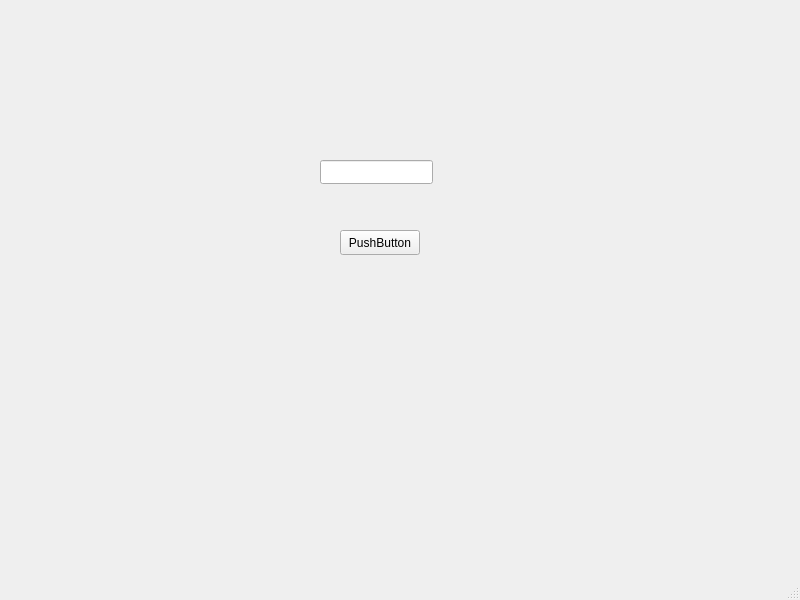
<?xml version="1.0" encoding="UTF-8"?>
<ui version="4.0">
 <class>Parser</class>
 <widget class="QMainWindow" name="Parser">
  <property name="geometry">
   <rect>
    <x>0</x>
    <y>0</y>
    <width>800</width>
    <height>600</height>
   </rect>
  </property>
  <property name="windowTitle">
   <string>Parser</string>
  </property>
  <widget class="QWidget" name="centralwidget">
   <widget class="QPushButton" name="parse">
    <property name="geometry">
     <rect>
      <x>340</x>
      <y>230</y>
      <width>80</width>
      <height>25</height>
     </rect>
    </property>
    <property name="text">
     <string>PushButton</string>
    </property>
   </widget>
   <widget class="QLineEdit" name="lineEdit">
    <property name="geometry">
     <rect>
      <x>320</x>
      <y>160</y>
      <width>113</width>
      <height>24</height>
     </rect>
    </property>
    <property name="text">
     <string/>
    </property>
   </widget>
  </widget>
  <widget class="QMenuBar" name="menubar">
   <property name="geometry">
    <rect>
     <x>0</x>
     <y>0</y>
     <width>800</width>
     <height>25</height>
    </rect>
   </property>
  </widget>
  <widget class="QStatusBar" name="statusbar"/>
 </widget>
 <resources/>
 <connections/>
</ui>
